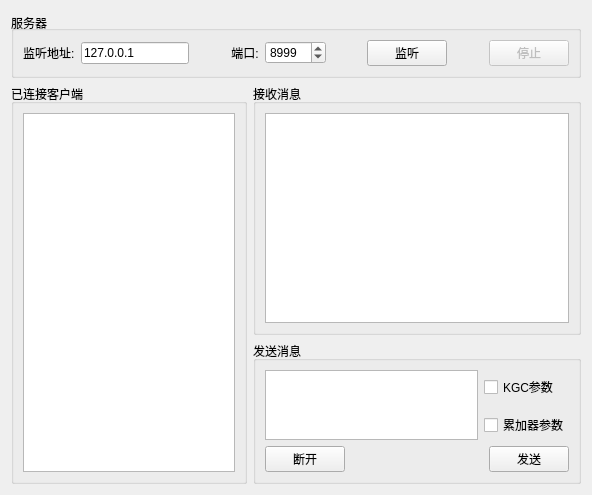
<?xml version="1.0" encoding="UTF-8"?>
<ui version="4.0">
 <class>QT_SocketServer</class>
 <widget class="QWidget" name="QT_SocketServer">
  <property name="geometry">
   <rect>
    <x>0</x>
    <y>0</y>
    <width>592</width>
    <height>495</height>
   </rect>
  </property>
  <property name="windowTitle">
   <string>Form</string>
  </property>
  <layout class="QGridLayout" name="gridLayout_3">
   <item row="0" column="0">
    <widget class="QGroupBox" name="groupBox">
     <property name="title">
      <string>服务器</string>
     </property>
     <property name="alignment">
      <set>Qt::AlignBottom|Qt::AlignJustify</set>
     </property>
     <property name="flat">
      <bool>false</bool>
     </property>
     <property name="checkable">
      <bool>false</bool>
     </property>
     <layout class="QHBoxLayout" name="horizontalLayout_5">
      <item>
       <widget class="QLabel" name="label_3">
        <property name="text">
         <string>监听地址:</string>
        </property>
       </widget>
      </item>
      <item>
       <widget class="QLineEdit" name="ip_edit">
        <property name="text">
         <string>127.0.0.1</string>
        </property>
       </widget>
      </item>
      <item>
       <spacer name="horizontalSpacer_5">
        <property name="orientation">
         <enum>Qt::Horizontal</enum>
        </property>
        <property name="sizeHint" stdset="0">
         <size>
          <width>20</width>
          <height>20</height>
         </size>
        </property>
       </spacer>
      </item>
      <item>
       <widget class="QLabel" name="label_4">
        <property name="text">
         <string>端口:</string>
        </property>
        <property name="alignment">
         <set>Qt::AlignCenter</set>
        </property>
       </widget>
      </item>
      <item>
       <widget class="QSpinBox" name="port_edit">
        <property name="minimum">
         <number>1000</number>
        </property>
        <property name="maximum">
         <number>65534</number>
        </property>
        <property name="value">
         <number>8999</number>
        </property>
       </widget>
      </item>
      <item>
       <spacer name="horizontalSpacer_6">
        <property name="orientation">
         <enum>Qt::Horizontal</enum>
        </property>
        <property name="sizeHint" stdset="0">
         <size>
          <width>21</width>
          <height>20</height>
         </size>
        </property>
       </spacer>
      </item>
      <item>
       <widget class="QPushButton" name="listen_btn">
        <property name="text">
         <string>监听</string>
        </property>
       </widget>
      </item>
      <item>
       <spacer name="horizontalSpacer_7">
        <property name="orientation">
         <enum>Qt::Horizontal</enum>
        </property>
        <property name="sizeHint" stdset="0">
         <size>
          <width>20</width>
          <height>20</height>
         </size>
        </property>
       </spacer>
      </item>
      <item>
       <widget class="QPushButton" name="stop_btn">
        <property name="enabled">
         <bool>false</bool>
        </property>
        <property name="text">
         <string>停止</string>
        </property>
        <property name="default">
         <bool>false</bool>
        </property>
       </widget>
      </item>
     </layout>
    </widget>
   </item>
   <item row="1" column="0">
    <layout class="QHBoxLayout" name="horizontalLayout_2">
     <item>
      <widget class="QGroupBox" name="groupBox_2">
       <property name="title">
        <string>已连接客户端</string>
       </property>
       <layout class="QHBoxLayout" name="horizontalLayout_6">
        <item>
         <widget class="QListWidget" name="client_listwidget"/>
        </item>
       </layout>
      </widget>
     </item>
     <item>
      <layout class="QGridLayout" name="gridLayout_2">
       <item row="0" column="0">
        <widget class="QGroupBox" name="groupBox_5">
         <property name="maximumSize">
          <size>
           <width>16777213</width>
           <height>16777215</height>
          </size>
         </property>
         <property name="title">
          <string>接收消息</string>
         </property>
         <layout class="QHBoxLayout" name="horizontalLayout_7">
          <item>
           <widget class="QTextEdit" name="recv_edit"/>
          </item>
         </layout>
        </widget>
       </item>
       <item row="1" column="0">
        <widget class="QGroupBox" name="groupBox_6">
         <property name="title">
          <string>发送消息</string>
         </property>
         <layout class="QGridLayout" name="gridLayout">
          <item row="0" column="0" rowspan="2">
           <widget class="QTextEdit" name="send_edit"/>
          </item>
          <item row="0" column="1">
           <widget class="QCheckBox" name="sendkgc_checkbox">
            <property name="text">
             <string>KGC参数</string>
            </property>
           </widget>
          </item>
          <item row="1" column="1">
           <widget class="QCheckBox" name="sendacc_checkbox">
            <property name="text">
             <string>累加器参数</string>
            </property>
           </widget>
          </item>
          <item row="2" column="0" colspan="2">
           <layout class="QHBoxLayout" name="horizontalLayout">
            <item>
             <widget class="QPushButton" name="disconnect_btn">
              <property name="enabled">
               <bool>true</bool>
              </property>
              <property name="text">
               <string>断开</string>
              </property>
             </widget>
            </item>
            <item>
             <spacer name="horizontalSpacer_8">
              <property name="orientation">
               <enum>Qt::Horizontal</enum>
              </property>
              <property name="sizeHint" stdset="0">
               <size>
                <width>161</width>
                <height>20</height>
               </size>
              </property>
             </spacer>
            </item>
            <item>
             <widget class="QPushButton" name="send_btn">
              <property name="text">
               <string>发送</string>
              </property>
             </widget>
            </item>
           </layout>
          </item>
         </layout>
        </widget>
       </item>
      </layout>
     </item>
    </layout>
   </item>
  </layout>
 </widget>
 <resources/>
 <connections/>
</ui>
